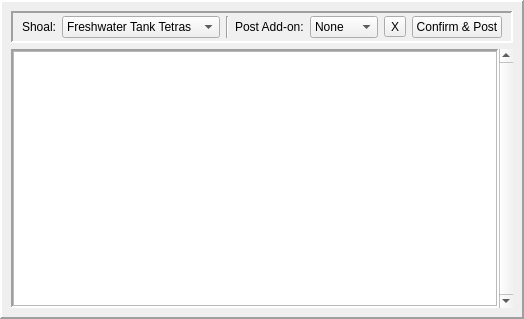
<?xml version="1.0" encoding="UTF-8"?>
<ui version="4.0">
 <class>CreatePost</class>
 <widget class="QWidget" name="CreatePost">
  <property name="geometry">
   <rect>
    <x>0</x>
    <y>0</y>
    <width>514</width>
    <height>319</height>
   </rect>
  </property>
  <property name="windowTitle">
   <string>Form</string>
  </property>
  <layout class="QVBoxLayout" name="verticalLayout">
   <property name="spacing">
    <number>0</number>
   </property>
   <property name="leftMargin">
    <number>0</number>
   </property>
   <property name="topMargin">
    <number>0</number>
   </property>
   <property name="rightMargin">
    <number>0</number>
   </property>
   <property name="bottomMargin">
    <number>0</number>
   </property>
   <item>
    <widget class="QFrame" name="frame">
     <property name="autoFillBackground">
      <bool>true</bool>
     </property>
     <property name="frameShape">
      <enum>QFrame::Panel</enum>
     </property>
     <property name="frameShadow">
      <enum>QFrame::Raised</enum>
     </property>
     <property name="lineWidth">
      <number>2</number>
     </property>
     <layout class="QVBoxLayout" name="frameLayout">
      <item>
       <widget class="QFrame" name="header">
        <property name="sizePolicy">
         <sizepolicy hsizetype="Preferred" vsizetype="Fixed">
          <horstretch>0</horstretch>
          <verstretch>0</verstretch>
         </sizepolicy>
        </property>
        <property name="palette">
         <palette>
          <active>
           <colorrole role="WindowText">
            <brush brushstyle="SolidPattern">
             <color alpha="255">
              <red>0</red>
              <green>0</green>
              <blue>0</blue>
             </color>
            </brush>
           </colorrole>
           <colorrole role="Button">
            <brush brushstyle="SolidPattern">
             <color alpha="255">
              <red>255</red>
              <green>255</green>
              <blue>255</blue>
             </color>
            </brush>
           </colorrole>
           <colorrole role="Light">
            <brush brushstyle="SolidPattern">
             <color alpha="255">
              <red>255</red>
              <green>255</green>
              <blue>255</blue>
             </color>
            </brush>
           </colorrole>
           <colorrole role="Midlight">
            <brush brushstyle="SolidPattern">
             <color alpha="255">
              <red>255</red>
              <green>255</green>
              <blue>255</blue>
             </color>
            </brush>
           </colorrole>
           <colorrole role="Dark">
            <brush brushstyle="SolidPattern">
             <color alpha="255">
              <red>127</red>
              <green>127</green>
              <blue>127</blue>
             </color>
            </brush>
           </colorrole>
           <colorrole role="Mid">
            <brush brushstyle="SolidPattern">
             <color alpha="255">
              <red>170</red>
              <green>170</green>
              <blue>170</blue>
             </color>
            </brush>
           </colorrole>
           <colorrole role="Text">
            <brush brushstyle="SolidPattern">
             <color alpha="255">
              <red>0</red>
              <green>0</green>
              <blue>0</blue>
             </color>
            </brush>
           </colorrole>
           <colorrole role="BrightText">
            <brush brushstyle="SolidPattern">
             <color alpha="255">
              <red>255</red>
              <green>255</green>
              <blue>255</blue>
             </color>
            </brush>
           </colorrole>
           <colorrole role="ButtonText">
            <brush brushstyle="SolidPattern">
             <color alpha="255">
              <red>0</red>
              <green>0</green>
              <blue>0</blue>
             </color>
            </brush>
           </colorrole>
           <colorrole role="Base">
            <brush brushstyle="SolidPattern">
             <color alpha="255">
              <red>255</red>
              <green>255</green>
              <blue>255</blue>
             </color>
            </brush>
           </colorrole>
           <colorrole role="Window">
            <brush brushstyle="SolidPattern">
             <color alpha="255">
              <red>255</red>
              <green>255</green>
              <blue>255</blue>
             </color>
            </brush>
           </colorrole>
           <colorrole role="Shadow">
            <brush brushstyle="SolidPattern">
             <color alpha="255">
              <red>0</red>
              <green>0</green>
              <blue>0</blue>
             </color>
            </brush>
           </colorrole>
           <colorrole role="AlternateBase">
            <brush brushstyle="SolidPattern">
             <color alpha="255">
              <red>255</red>
              <green>255</green>
              <blue>255</blue>
             </color>
            </brush>
           </colorrole>
           <colorrole role="ToolTipBase">
            <brush brushstyle="SolidPattern">
             <color alpha="255">
              <red>255</red>
              <green>255</green>
              <blue>220</blue>
             </color>
            </brush>
           </colorrole>
           <colorrole role="ToolTipText">
            <brush brushstyle="SolidPattern">
             <color alpha="255">
              <red>0</red>
              <green>0</green>
              <blue>0</blue>
             </color>
            </brush>
           </colorrole>
           <colorrole role="PlaceholderText">
            <brush brushstyle="SolidPattern">
             <color alpha="127">
              <red>0</red>
              <green>0</green>
              <blue>0</blue>
             </color>
            </brush>
           </colorrole>
          </active>
          <inactive>
           <colorrole role="WindowText">
            <brush brushstyle="SolidPattern">
             <color alpha="255">
              <red>0</red>
              <green>0</green>
              <blue>0</blue>
             </color>
            </brush>
           </colorrole>
           <colorrole role="Button">
            <brush brushstyle="SolidPattern">
             <color alpha="255">
              <red>240</red>
              <green>240</green>
              <blue>240</blue>
             </color>
            </brush>
           </colorrole>
           <colorrole role="Light">
            <brush brushstyle="SolidPattern">
             <color alpha="255">
              <red>255</red>
              <green>255</green>
              <blue>255</blue>
             </color>
            </brush>
           </colorrole>
           <colorrole role="Midlight">
            <brush brushstyle="SolidPattern">
             <color alpha="255">
              <red>227</red>
              <green>227</green>
              <blue>227</blue>
             </color>
            </brush>
           </colorrole>
           <colorrole role="Dark">
            <brush brushstyle="SolidPattern">
             <color alpha="255">
              <red>160</red>
              <green>160</green>
              <blue>160</blue>
             </color>
            </brush>
           </colorrole>
           <colorrole role="Mid">
            <brush brushstyle="SolidPattern">
             <color alpha="255">
              <red>160</red>
              <green>160</green>
              <blue>160</blue>
             </color>
            </brush>
           </colorrole>
           <colorrole role="Text">
            <brush brushstyle="SolidPattern">
             <color alpha="255">
              <red>0</red>
              <green>0</green>
              <blue>0</blue>
             </color>
            </brush>
           </colorrole>
           <colorrole role="BrightText">
            <brush brushstyle="SolidPattern">
             <color alpha="255">
              <red>255</red>
              <green>255</green>
              <blue>255</blue>
             </color>
            </brush>
           </colorrole>
           <colorrole role="ButtonText">
            <brush brushstyle="SolidPattern">
             <color alpha="255">
              <red>0</red>
              <green>0</green>
              <blue>0</blue>
             </color>
            </brush>
           </colorrole>
           <colorrole role="Base">
            <brush brushstyle="SolidPattern">
             <color alpha="255">
              <red>255</red>
              <green>255</green>
              <blue>255</blue>
             </color>
            </brush>
           </colorrole>
           <colorrole role="Window">
            <brush brushstyle="SolidPattern">
             <color alpha="255">
              <red>240</red>
              <green>240</green>
              <blue>240</blue>
             </color>
            </brush>
           </colorrole>
           <colorrole role="Shadow">
            <brush brushstyle="SolidPattern">
             <color alpha="255">
              <red>105</red>
              <green>105</green>
              <blue>105</blue>
             </color>
            </brush>
           </colorrole>
           <colorrole role="AlternateBase">
            <brush brushstyle="SolidPattern">
             <color alpha="255">
              <red>245</red>
              <green>245</green>
              <blue>245</blue>
             </color>
            </brush>
           </colorrole>
           <colorrole role="ToolTipBase">
            <brush brushstyle="SolidPattern">
             <color alpha="255">
              <red>255</red>
              <green>255</green>
              <blue>220</blue>
             </color>
            </brush>
           </colorrole>
           <colorrole role="ToolTipText">
            <brush brushstyle="SolidPattern">
             <color alpha="255">
              <red>0</red>
              <green>0</green>
              <blue>0</blue>
             </color>
            </brush>
           </colorrole>
           <colorrole role="PlaceholderText">
            <brush brushstyle="SolidPattern">
             <color alpha="128">
              <red>0</red>
              <green>0</green>
              <blue>0</blue>
             </color>
            </brush>
           </colorrole>
          </inactive>
          <disabled>
           <colorrole role="WindowText">
            <brush brushstyle="SolidPattern">
             <color alpha="255">
              <red>127</red>
              <green>127</green>
              <blue>127</blue>
             </color>
            </brush>
           </colorrole>
           <colorrole role="Button">
            <brush brushstyle="SolidPattern">
             <color alpha="255">
              <red>255</red>
              <green>255</green>
              <blue>255</blue>
             </color>
            </brush>
           </colorrole>
           <colorrole role="Light">
            <brush brushstyle="SolidPattern">
             <color alpha="255">
              <red>255</red>
              <green>255</green>
              <blue>255</blue>
             </color>
            </brush>
           </colorrole>
           <colorrole role="Midlight">
            <brush brushstyle="SolidPattern">
             <color alpha="255">
              <red>255</red>
              <green>255</green>
              <blue>255</blue>
             </color>
            </brush>
           </colorrole>
           <colorrole role="Dark">
            <brush brushstyle="SolidPattern">
             <color alpha="255">
              <red>127</red>
              <green>127</green>
              <blue>127</blue>
             </color>
            </brush>
           </colorrole>
           <colorrole role="Mid">
            <brush brushstyle="SolidPattern">
             <color alpha="255">
              <red>170</red>
              <green>170</green>
              <blue>170</blue>
             </color>
            </brush>
           </colorrole>
           <colorrole role="Text">
            <brush brushstyle="SolidPattern">
             <color alpha="255">
              <red>127</red>
              <green>127</green>
              <blue>127</blue>
             </color>
            </brush>
           </colorrole>
           <colorrole role="BrightText">
            <brush brushstyle="SolidPattern">
             <color alpha="255">
              <red>255</red>
              <green>255</green>
              <blue>255</blue>
             </color>
            </brush>
           </colorrole>
           <colorrole role="ButtonText">
            <brush brushstyle="SolidPattern">
             <color alpha="255">
              <red>127</red>
              <green>127</green>
              <blue>127</blue>
             </color>
            </brush>
           </colorrole>
           <colorrole role="Base">
            <brush brushstyle="SolidPattern">
             <color alpha="255">
              <red>255</red>
              <green>255</green>
              <blue>255</blue>
             </color>
            </brush>
           </colorrole>
           <colorrole role="Window">
            <brush brushstyle="SolidPattern">
             <color alpha="255">
              <red>255</red>
              <green>255</green>
              <blue>255</blue>
             </color>
            </brush>
           </colorrole>
           <colorrole role="Shadow">
            <brush brushstyle="SolidPattern">
             <color alpha="255">
              <red>0</red>
              <green>0</green>
              <blue>0</blue>
             </color>
            </brush>
           </colorrole>
           <colorrole role="AlternateBase">
            <brush brushstyle="SolidPattern">
             <color alpha="255">
              <red>245</red>
              <green>245</green>
              <blue>245</blue>
             </color>
            </brush>
           </colorrole>
           <colorrole role="ToolTipBase">
            <brush brushstyle="SolidPattern">
             <color alpha="255">
              <red>255</red>
              <green>255</green>
              <blue>220</blue>
             </color>
            </brush>
           </colorrole>
           <colorrole role="ToolTipText">
            <brush brushstyle="SolidPattern">
             <color alpha="255">
              <red>0</red>
              <green>0</green>
              <blue>0</blue>
             </color>
            </brush>
           </colorrole>
           <colorrole role="PlaceholderText">
            <brush brushstyle="SolidPattern">
             <color alpha="128">
              <red>0</red>
              <green>0</green>
              <blue>0</blue>
             </color>
            </brush>
           </colorrole>
          </disabled>
         </palette>
        </property>
        <property name="autoFillBackground">
         <bool>true</bool>
        </property>
        <property name="frameShape">
         <enum>QFrame::Panel</enum>
        </property>
        <property name="frameShadow">
         <enum>QFrame::Sunken</enum>
        </property>
        <property name="lineWidth">
         <number>2</number>
        </property>
        <layout class="QHBoxLayout" name="horizontalLayout_2">
         <property name="topMargin">
          <number>3</number>
         </property>
         <property name="bottomMargin">
          <number>3</number>
         </property>
         <item>
          <widget class="QLabel" name="shoalLabel">
           <property name="text">
            <string>Shoal:</string>
           </property>
          </widget>
         </item>
         <item>
          <widget class="QComboBox" name="selectShoal">
           <item>
            <property name="text">
             <string>Freshwater Tank Tetras</string>
            </property>
           </item>
          </widget>
         </item>
         <item>
          <widget class="Line" name="shoalPosterLine">
           <property name="orientation">
            <enum>Qt::Vertical</enum>
           </property>
          </widget>
         </item>
         <item>
          <widget class="QLabel" name="addonLabel">
           <property name="text">
            <string>Post Add-on:</string>
           </property>
          </widget>
         </item>
         <item>
          <widget class="QComboBox" name="selectAddon">
           <item>
            <property name="text">
             <string>None</string>
            </property>
           </item>
           <item>
            <property name="text">
             <string>Image</string>
            </property>
           </item>
           <item>
            <property name="text">
             <string>Trade</string>
            </property>
           </item>
           <item>
            <property name="text">
             <string>Event</string>
            </property>
           </item>
           <item>
            <property name="text">
             <string>Survey</string>
            </property>
           </item>
          </widget>
         </item>
         <item>
          <spacer name="headerSpacer">
           <property name="orientation">
            <enum>Qt::Horizontal</enum>
           </property>
           <property name="sizeHint" stdset="0">
            <size>
             <width>40</width>
             <height>20</height>
            </size>
           </property>
          </spacer>
         </item>
         <item>
          <widget class="QToolButton" name="cancelButton">
           <property name="maximumSize">
            <size>
             <width>16777215</width>
             <height>16777215</height>
            </size>
           </property>
           <property name="toolTip">
            <string>Cancel</string>
           </property>
           <property name="text">
            <string>X</string>
           </property>
          </widget>
         </item>
         <item>
          <widget class="QPushButton" name="confirmButton">
           <property name="text">
            <string>Confirm &amp;&amp; Post</string>
           </property>
          </widget>
         </item>
        </layout>
       </widget>
      </item>
      <item>
       <widget class="QScrollArea" name="scrollArea">
        <property name="frameShape">
         <enum>QFrame::NoFrame</enum>
        </property>
        <property name="verticalScrollBarPolicy">
         <enum>Qt::ScrollBarAlwaysOn</enum>
        </property>
        <property name="horizontalScrollBarPolicy">
         <enum>Qt::ScrollBarAlwaysOff</enum>
        </property>
        <property name="widgetResizable">
         <bool>true</bool>
        </property>
        <widget class="QWidget" name="scrollContents">
         <property name="geometry">
          <rect>
           <x>0</x>
           <y>0</y>
           <width>478</width>
           <height>257</height>
          </rect>
         </property>
         <property name="sizePolicy">
          <sizepolicy hsizetype="Preferred" vsizetype="Preferred">
           <horstretch>0</horstretch>
           <verstretch>0</verstretch>
          </sizepolicy>
         </property>
         <layout class="QVBoxLayout" name="scrollContentsLayout">
          <property name="leftMargin">
           <number>0</number>
          </property>
          <property name="topMargin">
           <number>0</number>
          </property>
          <property name="rightMargin">
           <number>0</number>
          </property>
          <property name="bottomMargin">
           <number>0</number>
          </property>
          <item>
           <widget class="QFrame" name="bodyFrame">
            <property name="sizePolicy">
             <sizepolicy hsizetype="Preferred" vsizetype="Expanding">
              <horstretch>0</horstretch>
              <verstretch>0</verstretch>
             </sizepolicy>
            </property>
            <property name="palette">
             <palette>
              <active>
               <colorrole role="WindowText">
                <brush brushstyle="SolidPattern">
                 <color alpha="255">
                  <red>0</red>
                  <green>0</green>
                  <blue>0</blue>
                 </color>
                </brush>
               </colorrole>
               <colorrole role="Button">
                <brush brushstyle="SolidPattern">
                 <color alpha="255">
                  <red>255</red>
                  <green>255</green>
                  <blue>255</blue>
                 </color>
                </brush>
               </colorrole>
               <colorrole role="Light">
                <brush brushstyle="SolidPattern">
                 <color alpha="255">
                  <red>255</red>
                  <green>255</green>
                  <blue>255</blue>
                 </color>
                </brush>
               </colorrole>
               <colorrole role="Midlight">
                <brush brushstyle="SolidPattern">
                 <color alpha="255">
                  <red>255</red>
                  <green>255</green>
                  <blue>255</blue>
                 </color>
                </brush>
               </colorrole>
               <colorrole role="Dark">
                <brush brushstyle="SolidPattern">
                 <color alpha="255">
                  <red>127</red>
                  <green>127</green>
                  <blue>127</blue>
                 </color>
                </brush>
               </colorrole>
               <colorrole role="Mid">
                <brush brushstyle="SolidPattern">
                 <color alpha="255">
                  <red>170</red>
                  <green>170</green>
                  <blue>170</blue>
                 </color>
                </brush>
               </colorrole>
               <colorrole role="Text">
                <brush brushstyle="SolidPattern">
                 <color alpha="255">
                  <red>0</red>
                  <green>0</green>
                  <blue>0</blue>
                 </color>
                </brush>
               </colorrole>
               <colorrole role="BrightText">
                <brush brushstyle="SolidPattern">
                 <color alpha="255">
                  <red>255</red>
                  <green>255</green>
                  <blue>255</blue>
                 </color>
                </brush>
               </colorrole>
               <colorrole role="ButtonText">
                <brush brushstyle="SolidPattern">
                 <color alpha="255">
                  <red>0</red>
                  <green>0</green>
                  <blue>0</blue>
                 </color>
                </brush>
               </colorrole>
               <colorrole role="Base">
                <brush brushstyle="SolidPattern">
                 <color alpha="255">
                  <red>255</red>
                  <green>255</green>
                  <blue>255</blue>
                 </color>
                </brush>
               </colorrole>
               <colorrole role="Window">
                <brush brushstyle="SolidPattern">
                 <color alpha="255">
                  <red>255</red>
                  <green>255</green>
                  <blue>255</blue>
                 </color>
                </brush>
               </colorrole>
               <colorrole role="Shadow">
                <brush brushstyle="SolidPattern">
                 <color alpha="255">
                  <red>0</red>
                  <green>0</green>
                  <blue>0</blue>
                 </color>
                </brush>
               </colorrole>
               <colorrole role="AlternateBase">
                <brush brushstyle="SolidPattern">
                 <color alpha="255">
                  <red>255</red>
                  <green>255</green>
                  <blue>255</blue>
                 </color>
                </brush>
               </colorrole>
               <colorrole role="ToolTipBase">
                <brush brushstyle="SolidPattern">
                 <color alpha="255">
                  <red>255</red>
                  <green>255</green>
                  <blue>220</blue>
                 </color>
                </brush>
               </colorrole>
               <colorrole role="ToolTipText">
                <brush brushstyle="SolidPattern">
                 <color alpha="255">
                  <red>0</red>
                  <green>0</green>
                  <blue>0</blue>
                 </color>
                </brush>
               </colorrole>
               <colorrole role="PlaceholderText">
                <brush brushstyle="SolidPattern">
                 <color alpha="127">
                  <red>0</red>
                  <green>0</green>
                  <blue>0</blue>
                 </color>
                </brush>
               </colorrole>
              </active>
              <inactive>
               <colorrole role="WindowText">
                <brush brushstyle="SolidPattern">
                 <color alpha="255">
                  <red>0</red>
                  <green>0</green>
                  <blue>0</blue>
                 </color>
                </brush>
               </colorrole>
               <colorrole role="Button">
                <brush brushstyle="SolidPattern">
                 <color alpha="255">
                  <red>240</red>
                  <green>240</green>
                  <blue>240</blue>
                 </color>
                </brush>
               </colorrole>
               <colorrole role="Light">
                <brush brushstyle="SolidPattern">
                 <color alpha="255">
                  <red>255</red>
                  <green>255</green>
                  <blue>255</blue>
                 </color>
                </brush>
               </colorrole>
               <colorrole role="Midlight">
                <brush brushstyle="SolidPattern">
                 <color alpha="255">
                  <red>227</red>
                  <green>227</green>
                  <blue>227</blue>
                 </color>
                </brush>
               </colorrole>
               <colorrole role="Dark">
                <brush brushstyle="SolidPattern">
                 <color alpha="255">
                  <red>160</red>
                  <green>160</green>
                  <blue>160</blue>
                 </color>
                </brush>
               </colorrole>
               <colorrole role="Mid">
                <brush brushstyle="SolidPattern">
                 <color alpha="255">
                  <red>160</red>
                  <green>160</green>
                  <blue>160</blue>
                 </color>
                </brush>
               </colorrole>
               <colorrole role="Text">
                <brush brushstyle="SolidPattern">
                 <color alpha="255">
                  <red>0</red>
                  <green>0</green>
                  <blue>0</blue>
                 </color>
                </brush>
               </colorrole>
               <colorrole role="BrightText">
                <brush brushstyle="SolidPattern">
                 <color alpha="255">
                  <red>255</red>
                  <green>255</green>
                  <blue>255</blue>
                 </color>
                </brush>
               </colorrole>
               <colorrole role="ButtonText">
                <brush brushstyle="SolidPattern">
                 <color alpha="255">
                  <red>0</red>
                  <green>0</green>
                  <blue>0</blue>
                 </color>
                </brush>
               </colorrole>
               <colorrole role="Base">
                <brush brushstyle="SolidPattern">
                 <color alpha="255">
                  <red>255</red>
                  <green>255</green>
                  <blue>255</blue>
                 </color>
                </brush>
               </colorrole>
               <colorrole role="Window">
                <brush brushstyle="SolidPattern">
                 <color alpha="255">
                  <red>240</red>
                  <green>240</green>
                  <blue>240</blue>
                 </color>
                </brush>
               </colorrole>
               <colorrole role="Shadow">
                <brush brushstyle="SolidPattern">
                 <color alpha="255">
                  <red>105</red>
                  <green>105</green>
                  <blue>105</blue>
                 </color>
                </brush>
               </colorrole>
               <colorrole role="AlternateBase">
                <brush brushstyle="SolidPattern">
                 <color alpha="255">
                  <red>245</red>
                  <green>245</green>
                  <blue>245</blue>
                 </color>
                </brush>
               </colorrole>
               <colorrole role="ToolTipBase">
                <brush brushstyle="SolidPattern">
                 <color alpha="255">
                  <red>255</red>
                  <green>255</green>
                  <blue>220</blue>
                 </color>
                </brush>
               </colorrole>
               <colorrole role="ToolTipText">
                <brush brushstyle="SolidPattern">
                 <color alpha="255">
                  <red>0</red>
                  <green>0</green>
                  <blue>0</blue>
                 </color>
                </brush>
               </colorrole>
               <colorrole role="PlaceholderText">
                <brush brushstyle="SolidPattern">
                 <color alpha="128">
                  <red>0</red>
                  <green>0</green>
                  <blue>0</blue>
                 </color>
                </brush>
               </colorrole>
              </inactive>
              <disabled>
               <colorrole role="WindowText">
                <brush brushstyle="SolidPattern">
                 <color alpha="255">
                  <red>127</red>
                  <green>127</green>
                  <blue>127</blue>
                 </color>
                </brush>
               </colorrole>
               <colorrole role="Button">
                <brush brushstyle="SolidPattern">
                 <color alpha="255">
                  <red>255</red>
                  <green>255</green>
                  <blue>255</blue>
                 </color>
                </brush>
               </colorrole>
               <colorrole role="Light">
                <brush brushstyle="SolidPattern">
                 <color alpha="255">
                  <red>255</red>
                  <green>255</green>
                  <blue>255</blue>
                 </color>
                </brush>
               </colorrole>
               <colorrole role="Midlight">
                <brush brushstyle="SolidPattern">
                 <color alpha="255">
                  <red>255</red>
                  <green>255</green>
                  <blue>255</blue>
                 </color>
                </brush>
               </colorrole>
               <colorrole role="Dark">
                <brush brushstyle="SolidPattern">
                 <color alpha="255">
                  <red>127</red>
                  <green>127</green>
                  <blue>127</blue>
                 </color>
                </brush>
               </colorrole>
               <colorrole role="Mid">
                <brush brushstyle="SolidPattern">
                 <color alpha="255">
                  <red>170</red>
                  <green>170</green>
                  <blue>170</blue>
                 </color>
                </brush>
               </colorrole>
               <colorrole role="Text">
                <brush brushstyle="SolidPattern">
                 <color alpha="255">
                  <red>127</red>
                  <green>127</green>
                  <blue>127</blue>
                 </color>
                </brush>
               </colorrole>
               <colorrole role="BrightText">
                <brush brushstyle="SolidPattern">
                 <color alpha="255">
                  <red>255</red>
                  <green>255</green>
                  <blue>255</blue>
                 </color>
                </brush>
               </colorrole>
               <colorrole role="ButtonText">
                <brush brushstyle="SolidPattern">
                 <color alpha="255">
                  <red>127</red>
                  <green>127</green>
                  <blue>127</blue>
                 </color>
                </brush>
               </colorrole>
               <colorrole role="Base">
                <brush brushstyle="SolidPattern">
                 <color alpha="255">
                  <red>255</red>
                  <green>255</green>
                  <blue>255</blue>
                 </color>
                </brush>
               </colorrole>
               <colorrole role="Window">
                <brush brushstyle="SolidPattern">
                 <color alpha="255">
                  <red>255</red>
                  <green>255</green>
                  <blue>255</blue>
                 </color>
                </brush>
               </colorrole>
               <colorrole role="Shadow">
                <brush brushstyle="SolidPattern">
                 <color alpha="255">
                  <red>0</red>
                  <green>0</green>
                  <blue>0</blue>
                 </color>
                </brush>
               </colorrole>
               <colorrole role="AlternateBase">
                <brush brushstyle="SolidPattern">
                 <color alpha="255">
                  <red>245</red>
                  <green>245</green>
                  <blue>245</blue>
                 </color>
                </brush>
               </colorrole>
               <colorrole role="ToolTipBase">
                <brush brushstyle="SolidPattern">
                 <color alpha="255">
                  <red>255</red>
                  <green>255</green>
                  <blue>220</blue>
                 </color>
                </brush>
               </colorrole>
               <colorrole role="ToolTipText">
                <brush brushstyle="SolidPattern">
                 <color alpha="255">
                  <red>0</red>
                  <green>0</green>
                  <blue>0</blue>
                 </color>
                </brush>
               </colorrole>
               <colorrole role="PlaceholderText">
                <brush brushstyle="SolidPattern">
                 <color alpha="128">
                  <red>0</red>
                  <green>0</green>
                  <blue>0</blue>
                 </color>
                </brush>
               </colorrole>
              </disabled>
             </palette>
            </property>
            <property name="autoFillBackground">
             <bool>true</bool>
            </property>
            <property name="frameShape">
             <enum>QFrame::Panel</enum>
            </property>
            <property name="frameShadow">
             <enum>QFrame::Sunken</enum>
            </property>
            <property name="lineWidth">
             <number>2</number>
            </property>
            <layout class="QVBoxLayout" name="verticalLayout_3">
             <property name="spacing">
              <number>10</number>
             </property>
             <property name="leftMargin">
              <number>0</number>
             </property>
             <property name="topMargin">
              <number>0</number>
             </property>
             <property name="rightMargin">
              <number>0</number>
             </property>
             <property name="bottomMargin">
              <number>0</number>
             </property>
             <item>
              <widget class="QTextEdit" name="bodyField"/>
             </item>
            </layout>
           </widget>
          </item>
         </layout>
        </widget>
       </widget>
      </item>
     </layout>
    </widget>
   </item>
  </layout>
 </widget>
 <resources/>
 <connections/>
</ui>
